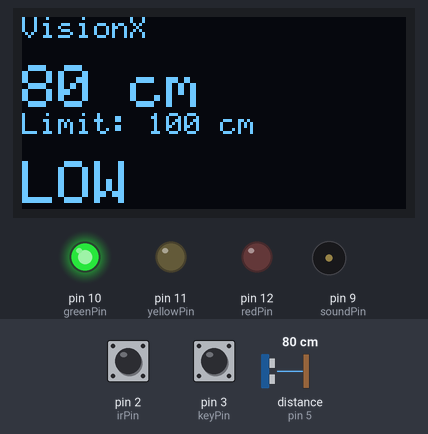
Simulated run of this sketch. Board: Arduino Uno, built with avr-gcc and run on an emulated ATmega328P. Shown: 128×64 one-colour display, output pins drawn as LEDs (lit = HIGH), buzzer (waves = sounding). Wiring (from diagram.json): ultrasonic range finder: trigger pin 6; echo pin 5. Dashed ring = blinking. The test bench sets the inputs (shaded band); at power-on: distance to the obstacle (sensor on pin 5) 80 cm, pin 3 (keyPin) HIGH, pin 2 (irPin) HIGH. The echo pulse lasts 58.3 µs per cm; pins used as bus, display or sensor lines are not drawn; what the sketch prints to the serial monitor is not drawn.

Above: at 1.4 s.
1.5 s: distance to the obstacle (sensor on pin 5) set to 2 cm
At 2.52 s:
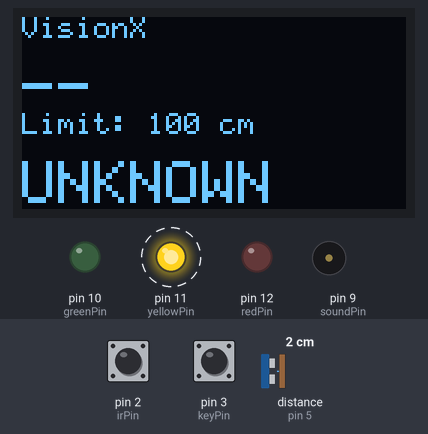
3.1 s: distance to the obstacle (sensor on pin 5) set to 18 cm
4.8 s: pin 3 (keyPin) pulled LOW for 3.2 s
At 6.18 s:
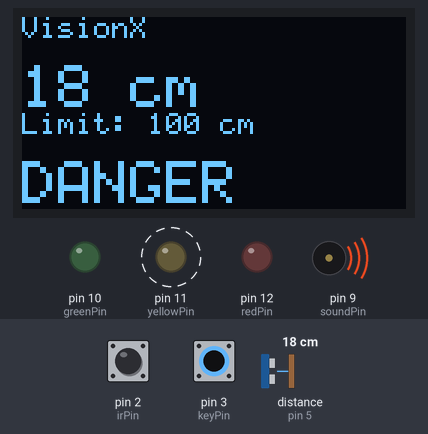
At 8.9 s:
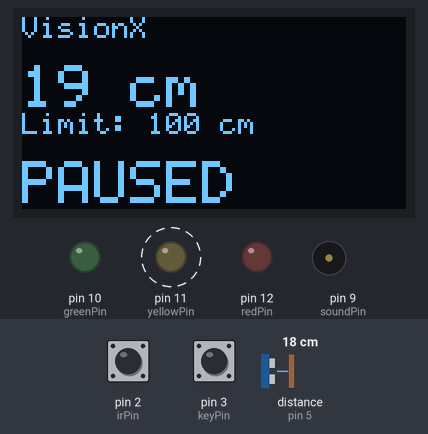
9.5 s: pin 2 (irPin) driven LOW
11.5 s: pin 3 (keyPin) pulled LOW for 3.2 s
At 12.94 s:
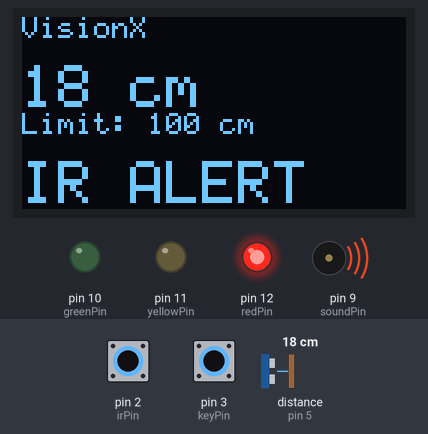
15.3 s: pin 2 (irPin) driven HIGH
Timing chart, 0 to 18.1 s (numbered marks = the images above; inputs shaded):
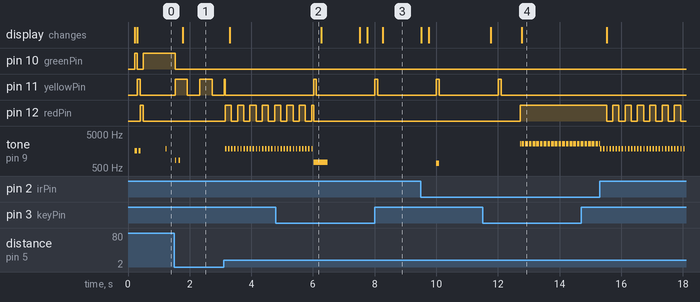

Measured:
- after the input at 1.5 s, pin 10 (greenPin): HIGH → LOW at once; pin 11 (yellowPin): alternates HIGH for 0.40 s and LOW for 0.40 s, starting at once; the display: changes after 0.28 s (image 1)
- after the input at 4.8 s, pin 11 (yellowPin): alternates HIGH for 0.09 s and LOW for 1.9 s, starting after 1.2 s
- after the input at 11.5 s, pin 11 (yellowPin): goes on until 12.1 s, then stays LOW; pin 12 (redPin): LOW → HIGH after 1.2 s
- after the input at 15.3 s, pin 12 (redPin): alternates HIGH for 0.20 s and LOW for 0.20 s, starting after 0.22 s
- by itself, pin 12 (redPin): repeats every 0.40 s: HIGH 0.20 s, LOW 0.20 s
- by itself, tone on pin 9 (soundPin): plays 1850 Hz for 0.04 s, 1850 Hz for 0.05 s, 1850 Hz for 0.05 s, 1850 Hz for 0.05 s, 1850 Hz for 0.05 s, 1850 Hz for 0.05 s … (13 notes in this stretch)

The sketch:

sketch.ino
```cpp
// VisionX | Uno R3 / ATmega328P. All intervals use unsigned elapsed time.
#include <Arduino.h>
#include <Wire.h>
#include <SSD1306Ascii.h>
#include <SSD1306AsciiWire.h>
#include <util/atomic.h>
const byte trigPin=6, echoPin=5, irPin=2, keyPin=3, soundPin=9;
const byte greenPin=10, yellowPin=11, redPin=12;
const bool passivePiezo=true, latchingSwitch=false;
const byte irActive=LOW, irSamples=3;
constexpr byte rangeCm[]={100,60,30}, bandCm[]={75,50,25,10};
const byte releaseMargin=2;
static_assert(rangeCm[0]<=100 && rangeCm[1]<=100 && rangeCm[2]<=100,"Maximum range is one meter");
enum Risk : byte {Clear, Low, Moderate, High, Danger, Critical, Unknown, Infrared};
byte mode=0, risk=Unknown, acoustic=Unknown, historyCount=0, historyIndex=0;
int rawCm=-1, filteredCm=-1, history[3];
bool enabled=true, approaching=false, irConfirmed=false;
volatile byte capture=0; // 1 awaits rise, 2 awaits fall, 3 has width
volatile unsigned long risingUs, widthUs;
unsigned long shotUs, lastShot, riskSince, cueSince;
byte cueCount=2;
unsigned int cuePitch=1600, cueLength=55, cueGap=90;

ISR(PCINT2_vect) {
  if ((PIND & _BV(PD5)) && capture==1) { risingUs=micros(); capture=2; }
  else if (!(PIND & _BV(PD5)) && capture==2) { widthUs=micros()-risingUs; capture=3; }
}

void cue(byte count,unsigned int pitch,unsigned int length,unsigned int gap) {
  cueCount=count; cuePitch=pitch; cueLength=length; cueGap=gap; cueSince=millis();
}
void classify() {
  byte limit=rangeCm[mode];
  if (rawCm<0) { acoustic=Unknown; return; }
  if (rawCm>limit || filteredCm>limit) { acoustic=rawCm<=bandCm[3]?Critical:Clear; return; }
  byte next=Low;
  for(byte i=0;i<4;i++) if(filteredCm<=bandCm[i]) next=i+2;
  if(rawCm<=bandCm[3]) next=Critical; // a single credible close echo bypasses median
  if(acoustic>=Moderate && acoustic<=Critical && next<acoustic &&
     filteredCm<=bandCm[acoustic-2]+releaseMargin) return;
  acoustic=next;
}
void acceptEcho(unsigned long width) {
  int previous=filteredCm;
  if(width<116 || width>23250) {
    rawCm=filteredCm=-1; historyCount=historyIndex=0;
  } else {
    rawCm=(width+29)/58; // nearest nominal centimetre
    history[historyIndex]=rawCm; historyIndex=(historyIndex+1)%3;
    if(historyCount<3) historyCount++;
    int a=history[0], b=history[1], c=history[2];
    filteredCm=historyCount<3 ? rawCm : max(min(a,b),min(max(a,b),c));
  }
  approaching=previous>=0 && filteredCm>=0 && previous-filteredCm>=3;
  classify();
}
void sampleUltrasonic(unsigned long now) {
  unsigned long width=0;
  bool finished=false;
  ATOMIC_BLOCK(ATOMIC_RESTORESTATE) {
    if(capture==3) { width=widthUs; finished=true; capture=0; }
    else if(capture && micros()-shotUs>=26000UL) { capture=0; finished=true; }
  }
  if(finished) acceptEcho(width);
  if(now-lastShot>=65 && !capture) {
    lastShot=now; shotUs=micros();
    capture=1;
    digitalWrite(trigPin,HIGH); delayMicroseconds(12); digitalWrite(trigPin,LOW);
  }
}
void sampleIR(unsigned long now) {
  static unsigned long last;
  static byte hits=0, misses=0;
  if(now-last<8) return;
  last=now;
  if(digitalRead(irPin)==irActive) {
    misses=0; if(hits<irSamples) hits++;
    if(hits==irSamples) irConfirmed=true;
  } else {
    hits=0; if(misses<irSamples) misses++;
    if(misses==irSamples) irConfirmed=false;
  }
}
void setMode(byte next) {
  mode=next; classify(); cue(mode+1,1700,65,100);
}
void readControl(unsigned long now) {
  static bool raw=false, stable=false, held=false;
  static unsigned long changed, pressed;
  bool down=digitalRead(keyPin)==LOW;
  if(down!=raw) { raw=down; changed=now; }
  if(raw!=stable && now-changed>=25) {
    stable=raw;
    if(latchingSwitch) setMode(stable?2:0);
    else if(stable) { pressed=now; held=false; }
    else if(!held && enabled) setMode((mode+1)%3);
  }
  if(!latchingSwitch && stable && !held && now-pressed>=1200) {
    held=true; enabled=!enabled;
    if(enabled) cue(2,2100,45,50);
    else cue(1,750,450,100);
  }
}
void driveSound(unsigned int hz) {
  static unsigned int last=0;
  if(hz==last) return;
  last=hz;
  if(passivePiezo) { if(hz) tone(soundPin,hz); else noTone(soundPin); }
  else digitalWrite(soundPin,hz?HIGH:LOW);
}
void outputs(unsigned long now) {
  byte next=irConfirmed?Infrared:acoustic;
  if(next!=risk) { risk=next; riskSince=now; }
  unsigned long t=now-riskSince, age=now-cueSince;
  unsigned int span=cueLength+cueGap;
  if(age>=cueCount*(unsigned long)span) cueCount=0;
  bool startup=age<360 && cueCount && cuePitch==1600;
  bool urgent=enabled && (risk==Critical || risk==Infrared || risk==Danger);
  bool g=false,y=false,r=false;
  unsigned int hz=0;
  if(enabled) {
    g=risk==Clear || risk==Low;
    y=risk==Moderate || (risk==Unknown && t%800<400);
    r=risk==High || risk==Infrared || (risk==Danger && t%400<200) ||
      (risk==Critical && t%160<80);
    if(risk>=Low && risk<=Danger) {
      const unsigned int periods[]={1000,500,250,100};
      if(t%periods[risk-Low]<45) hz=1850;
    } else if(risk==Critical) hz=2400;
    else if(risk==Infrared && t%120<90) hz=2600;
    else if(risk==Unknown && (t%2400<45 || (t%2400>=120 && t%2400<165))) hz=850;
  } else { y=now%2000<100; if(now%5000<90) hz=700; }
  if(urgent) cueCount=0;
  else if(cueCount) {
    hz=age%span<cueLength?cuePitch:0;
    if(startup) { g=age<90; y=age>=90 && age<180; r=age>=180; }
  }
  digitalWrite(greenPin,g); digitalWrite(yellowPin,y); digitalWrite(redPin,r);
  driveSound(hz);
}
// Text-only display uses little SRAM. The photo confirms I2C pin labels;
// select SH1106_128x64 here if that controller is listed for your module.
SSD1306AsciiWire display;
bool hasDisplay=false;
const DevType* const displayType=&Adafruit128x64;

void beginDisplay() {
  Wire.begin();
  Wire.setClock(100000UL);
  Wire.setWireTimeout(2500, true);
  for (byte address=0x3C; address<=0x3D; address++) {
    Wire.beginTransmission(address);
    byte result=Wire.endTransmission();
    Serial.print(F("OLED 0x")); Serial.print(address,HEX);
    Serial.print(F(" result ")); Serial.println(result);
    if (result!=0) continue;
    display.begin(displayType,address);
    display.setFont(System5x7);
    display.clear();
    display.println(F("VisionX"));
    hasDisplay=true;
    Serial.println(F("OLED text sent"));
    return;
  }
  Serial.println(F("No OLED response; audio monitoring active"));
}

void updateDisplay(unsigned long now) {
  static unsigned long last;
  if (!hasDisplay || now-last<250) return;
  last=now;
  static int shownCm = -2;
  static byte shownMode = 255, shownState = 254;
  if (filteredCm != shownCm) {
    display.set2X();
    display.setCursor(0,2);
    if (filteredCm < 0) display.print(F("--    "));
    else {
      display.print(filteredCm);
      display.print(F(" cm"));
      if (filteredCm < 100) display.print(' ');
      if (filteredCm < 10) display.print(' ');
    }
    shownCm = filteredCm;
  }
  if (mode != shownMode) {
    display.set1X();
    display.setCursor(0,4);
    display.print(F("Limit: "));
    display.print(rangeCm[mode]);
    display.print(F(" cm "));
    shownMode = mode;
  }
  const byte state = enabled ? risk : 255;
  if (state != shownState) {
    display.set2X();
    display.setCursor(0,6);
    switch (state) {
      case Clear:    display.print(F("OUTSIDE ")); break;
      case Low:      display.print(F("LOW     ")); break;
      case Moderate: display.print(F("MODERATE")); break;
      case High:     display.print(F("HIGH    ")); break;
      case Danger:   display.print(F("DANGER  ")); break;
      case Critical: display.print(F("CRITICAL")); break;
      case Infrared: display.print(F("IR ALERT")); break;
      case Unknown:  display.print(F("UNKNOWN ")); break;
      default:       display.print(F("PAUSED  ")); break;
    }
    shownState = state;
  }
  if (Wire.getWireTimeoutFlag()) hasDisplay=false;
}

void setup() {
  pinMode(trigPin,OUTPUT); pinMode(echoPin,INPUT);
  pinMode(irPin,INPUT_PULLUP); pinMode(keyPin,INPUT_PULLUP);
  pinMode(soundPin,OUTPUT); pinMode(greenPin,OUTPUT);
  pinMode(yellowPin,OUTPUT); pinMode(redPin,OUTPUT);
  PCMSK2 |= _BV(PCINT21); PCICR |= _BV(PCIE2);
  Serial.begin(115200);
  delay(200);  // Once at power-up, let the display stabilise.
  beginDisplay();
  lastShot=millis()-65UL; cueSince=millis();
}
void loop() {
  unsigned long now=millis();
  sampleUltrasonic(now); sampleIR(now); readControl(now); outputs(now);
  updateDisplay(now);
  static unsigned long lastLog;
  if(now-lastLog>=250) {
    lastLog=now;
    Serial.print(F("cm=")); Serial.print(rawCm); Serial.print(F(" med=")); Serial.print(filteredCm);
    Serial.print(F(" IR=")); Serial.print(irConfirmed); Serial.print(F(" band=")); Serial.print(risk);
    Serial.print(F(" range=")); Serial.print(rangeCm[mode]); Serial.print(F(" on=")); Serial.print(enabled);
    Serial.print(F(" nearer=")); Serial.println(approaching);
  }
}
// END OF VISIONX
```
